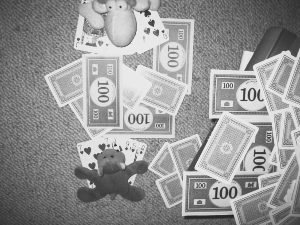
//> input picture 3/handout/data/query.jpg, 300 x 225 px
$ ./main ../data/query.jpg ../data/hough_space_example.png   (built with g++ and OpenCV 4)
//> lines starting //> are read from the running program, lines starting //| are printed output that depends on the picture
### 3/handout/src/app.cpp
//============================================================================
// Author      : Ronny Haensch
// Version     : 1.1
// Copyright   : -
// Description : App that does GHT and shows results
//============================================================================
#include <string>
#include <opencv2/opencv.hpp>

#include "given.hpp"
#include "yours.hpp"

using namespace std;
using namespace cv;

void app(Mat& templateImage, Mat& queryImage, vector<Scalar>& objList, Mat& params){

    // processing parameter
    double sigma            = params.at<float>(0);      // standard deviation of directional gradient kernel
    double templateThresh   = params.at<float>(1);      // relative threshold for binarization of the template image
    double objThresh        = params.at<float>(2);      // relative threshold for maxima in hough space
    double scaleSteps       = params.at<float>(3);      // scale resolution in terms of number of scales to be investigated
    double scaleRange[2];                               // scale of angles [min, max]
    scaleRange[0]           = params.at<float>(4);
    scaleRange[1]           = params.at<float>(5);
    double angleSteps       = params.at<float>(6);      // angle resolution in terms of number of angles to be investigated
    double angleRange[2];                               // range of angles [min, max)
    angleRange[0]           = params.at<float>(7);
    angleRange[1]           = params.at<float>(8);

    // calculate directional gradient of images as complex numbers (two channel image)
    Mat gradImage = given::calcDirectionalGrad(queryImage, sigma);
    Mat gradTempl = given::calcDirectionalGrad(templateImage, sigma);

    // generate template from template image
    // templ[0] == binary image
    // templ[0] == directional gradient image
    Mat binTempl = yours::binarizeGradientImage(gradTempl, templateThresh);
    vector<Mat> templ = {binTempl, gradTempl};

    // show binary image
    //yours::drawz(gradTempl);
    //given::showImage(templ[0], "Binary part of template", 0);

    // perfrom general hough transformation
    vector< vector<Mat> > houghSpace = yours::generalHough(gradImage, templ, scaleSteps, scaleRange, angleSteps, angleRange);

    // plot hough space (max over angle- and scale-dimension)
    Mat hough = yours::visualizeHoughSpace(houghSpace);
    //given::showImage(hough, "hough space", 0);
    imwrite("hough_space.png", hough);


    // find maxima in hough space
    given::findHoughMaxima(houghSpace, objThresh, objList);

    // plot final detection result
    Mat result = given::visualizeResult(templ[0], queryImage, objList, scaleSteps, scaleRange, angleSteps, angleRange);
    // showImage(result, "result", 0);
    imwrite("result.png", result);

}

### 3/handout/src/main.cpp
//============================================================================
// Author      : Ronny Haensch
// Version     : 1.1
// Copyright   : -
// Description : loads images and calls app
//============================================================================
#include <iostream>

#include <opencv2/opencv.hpp>

#include "app.cpp"

using namespace std;
using namespace cv;

int main(int argc, char** argv) {

    // check if image paths were defined
    if ( argc != 3 ) {
        cerr << "Usage: app <path to template image> <path to query image>" << endl;
        return -1;
    }

    // load template image
    Mat templateImage = imread(argv[1], IMREAD_GRAYSCALE);
//> templateImage is the input picture: 225 rows x 300 cols, CV_8UC1; min 37, max 234, mean 148.7
    if (!templateImage.data){
        cerr << "ERROR: Cannot load template image from\n" << argv[1] << endl;
        exit(-1);
    }
    // convert 8U to 32F
    templateImage.convertTo(templateImage, CV_32F);
//> templateImage: 225 rows x 300 cols, CV_32FC1
    // show template image
    //given::showImage(templateImage, "Template image", 0);

    // load test image
    Mat queryImage = imread(argv[2], IMREAD_GRAYSCALE);
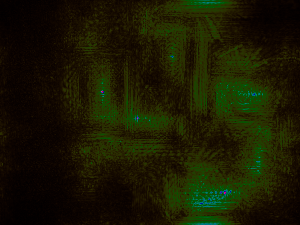
//> input picture 3/handout/data/hough_space_example.png, 300 x 225 px
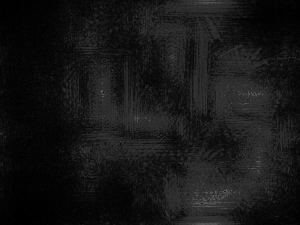
//> queryImage: 225 rows x 300 cols, CV_8UC1; min 0, max 89, mean 22
    if (!queryImage.data){
        cerr << "ERROR: Cannot load query image from\n" << argv[2] << endl;
        exit(-1);
    }
    // and convert it from 8U to 32F
    queryImage.convertTo(queryImage, CV_32F);
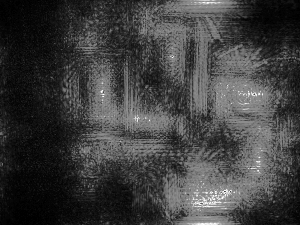
//> queryImage: 225 rows x 300 cols, CV_32FC1; min 0, max 89, mean 22; drawn with min black and max white
    // show test image
    //given::showImage(queryImage, "queryImage", 0);

    // define parameters ------------------------------------------------------
    double sigma            = 1.0;        // standard deviation of directional gradient kernel
    double templateThresh   = 0.3;      // relative threshold for binarization of the template image
    double objThresh        = 0.69;         // relative threshold for maxima in hough space
    double scaleSteps       = 5;        // scale resolution in terms of number of scales to be investigated
    double scaleRange[2];               // scale of angles [min, max]
    scaleRange[0]           = 0.5;
    scaleRange[1]           = 2.5;
    double angleSteps       = 12;       // angle resolution in terms of number of angles to be investigated
    double angleRange[2];               // range of angles [min, max)
    angleRange[0]           = 0;
    angleRange[1]           = 2*CV_PI;

    Mat params = (Mat_<float>(1,9) << sigma, templateThresh, objThresh, scaleSteps, scaleRange[0], scaleRange[1], angleSteps, angleRange[0], angleRange[1]);
    // ------------------------------------------------------------------------

    // start processing
    vector<Scalar> objList;
//> (the run ends here: the program needs code that is not available in this run, at `Mat gradImage = given::calcDirectionalGrad(queryImage, sigma);`)
